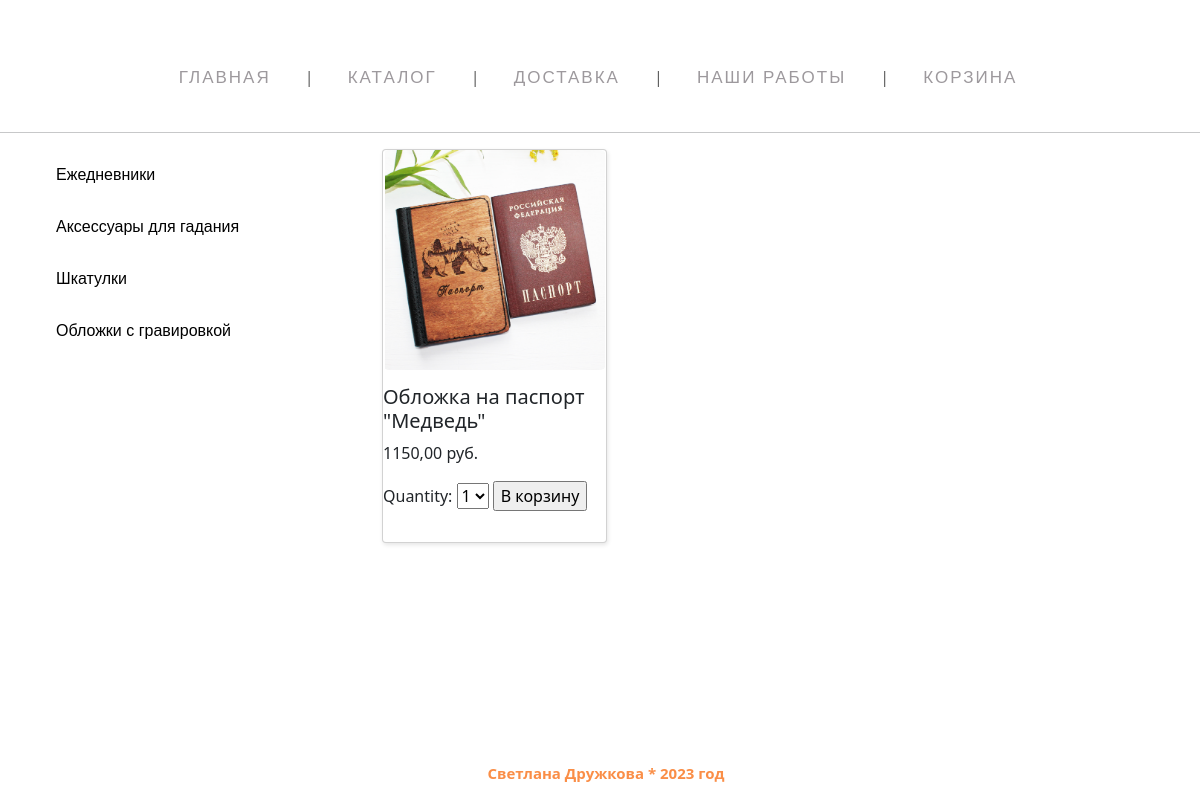
/catalog/4/, run on the app's committed database.
### catalog/models.py (models this page shows, shortened)
class Category(models.Model):
    CHOICES_STATUS = (
        ('Опубликовано', 'Опубликовано'),
        ('Скрыто', 'Скрыто'),
    )
    name_cat = models.CharField(verbose_name='Категория', max_length=100)
    status = models.CharField(choices=CHOICES_STATUS, max_length=100, default='Опубликовано')
    class Meta:
        verbose_name = 'Категория'
        verbose_name_plural = 'Категории'

class Product(models.Model):
    title = models.CharField(verbose_name='Название', max_length=100)
    category = models.ForeignKey(Category, on_delete=models.CASCADE, verbose_name='Категория')
    image = models.ImageField(verbose_name='Фото', upload_to='products/')
    slug = models.SlugField(max_length=50, unique=True, default=title, verbose_name='URL')
    description = models.TextField(verbose_name='Описание', default='')
    price = models.DecimalField(verbose_name='Стоимость',max_digits=10, decimal_places=2)
    class Meta:
        verbose_name = 'Товар'
        verbose_name_plural = 'Товары'

### catalog/views.py (the view)
# urls.py: path('<slug:category_slug>/', views.cat_slug_products, name='cat_slug_products'),
def cat_slug_products(request, category_slug=None):
    status = 'Опубликовано'
    categories = Category.objects.filter(status=status).all()
    category = None
    products = None
    form = CartAddProductForm()
    if category_slug:
        category = Category.objects.get(id=category_slug)
        products = Product.objects.filter(category=category)
    else:
        products = Product.objects.all()
    return render(request, 'catalog/product_detail.html', {'category': category, 'categories': categories,
                                                     'products': products,
                                                     "form": form})

### cart/forms.py
class CartAddProductForm(forms.Form):
    quantity = forms.TypedChoiceField(choices=PRODUCT_QUANTITY_CHOICES, coerce=int)
    update = forms.BooleanField(required=False, initial=False, widget=forms.HiddenInput)

### catalog/templates/catalog/product_detail.html (shortened to what this page needs)
{% extends 'main/layout.html' %}
{% block content %}
<section>
    <div class="container">
        <div class="col-sm-3">
            <div class="vertical-menu">
                {% for category in categories %}
                    <a href="{% url 'cat_slug_products' category_slug=category.id %}"> {{category.name_cat}}</a>
                {% endfor %}
            </div>
        </div>
        <div class="col-sm-9 ">
            <div class="cards">
                    {% for product in products %}
                    <div class="card">
                        <div class="card__top">
                            <a href="#" class="card__image">
                            <img   src="{{product.image.url}}" alt="{{image.name}}" tabindex="0">
                            </a>
                        </div>
                        <div class="cart__bottom">
                            <h5 class="product_name">{{product.title}}</h5>
                            <p class="product_price">{{product.price}} руб. </p>
                            <form action="{% url 'cart_add' product_id=product.id%}" method="post">
                                    {{ form }}
                                    <input type="submit" value="В корзину">
                                </form>
                        </div>
                    </div>
                    {% endfor %}
                </div>
        </div>
    </div>
</section>
{% endblock %}

### static/main/css/index.css (style rules this page uses)
.container div { float: left; margin-bottom: 15px; }

### static/main/css/gallery3.css (style rules this page uses)
img[tabindex="0"] { cursor: zoom-in; }
body { font-family: sans-serif; background-color: #1b1b1b; }
img { height: 100%; width: 100%; object-fit: cover; border-radius: 6px; filter:grayscale(0%); }

### catalog/templates/catalog/product_detail.html (style rules this page uses)
.col-sm-3 { width: 25%; }
.col-sm-9 { width: 75%; }
.vertical-menu { width: 200 px; font-family: 'Ubuntu Condensed', sans-serif; }
.vertical-menu a { background-color: #ffffff; color: black; display: block; padding: 14px; text-decoration: none; }
.card { width: 225px; min-height: 350px; box-shadow: 1px 2px 4px rgba(0, 0, 0, 0.1); display: flex; flex-direction: column; border-radius: 4px; transition: 0.2s; position: relative; }
.card__top { flex: 0 0 220px; position: relative; overflow: hidden; }
.card__image { display: block; position: absolute; top: 0; left: 0; width: 100%; height: 100%; }
.card__image > img { width: 100%; height: 100%; object-fit: contain; transition: 0.2s; }

### data on the page
Category: name_cat "Ежедневники"
Category: name_cat "Аксессуары для гадания"
Category: name_cat "Шкатулки"
Category: name_cat "Обложки с гравировкой"
Product: image (picture), title "Обложка на паспорт \"Медведь\"", price "1150,00"
